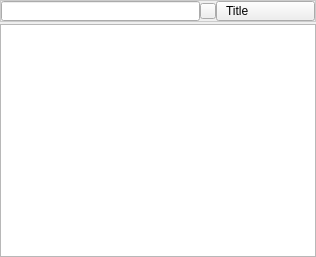
<?xml version="1.0" encoding="UTF-8"?>
<ui version="4.0">
 <class>GroupTreeWidget</class>
 <widget class="QWidget" name="GroupTreeWidget">
  <property name="geometry">
   <rect>
    <x>0</x>
    <y>0</y>
    <width>316</width>
    <height>257</height>
   </rect>
  </property>
  <property name="styleSheet">
   <string notr="true">QComboBox QAbstractItemView { 
background-color:white;
}

QComboBox::down-arrow {
image: url(:/images/combobox_arrow.png);
}

QComboBox:drop-down
{
subcontrol-origin: padding;
subcontrol-position: top right;
border-left-style: none; 
border-top-right-radius: 1px;
border-bottom-right-radius: 1px;
}

QComboBox { 
border-image: url(:/images/btn_26.png) 4;
border-width: 4;
padding: 0px 6px;
font-size: 12px;
}

QComboBox:hover { 
border-image: url(:/images/btn_26_hover.png) 4;
}

QComboBox::disabled {
color:gray;
}</string>
  </property>
  <layout class="QVBoxLayout" name="verticalLayout_2">
   <property name="spacing">
    <number>2</number>
   </property>
   <property name="margin">
    <number>0</number>
   </property>
   <item>
    <layout class="QHBoxLayout" name="horizontalLayout">
     <property name="spacing">
      <number>0</number>
     </property>
     <item>
      <widget class="QFrame" name="searchlineframe">
       <property name="minimumSize">
        <size>
         <width>0</width>
         <height>22</height>
        </size>
       </property>
       <property name="maximumSize">
        <size>
         <width>16777215</width>
         <height>22</height>
        </size>
       </property>
       <property name="styleSheet">
        <string notr="true">QFrame#searchlineframe{
background-color: qlineargradient(x1:0, y1:0, x2:0, y2:1,
                                       stop:0 #FEFEFE, stop:1 #E8E8E8);

border: 1px solid #CCCCCC;}
</string>
       </property>
       <property name="frameShape">
        <enum>QFrame::StyledPanel</enum>
       </property>
       <property name="frameShadow">
        <enum>QFrame::Raised</enum>
       </property>
       <layout class="QGridLayout" name="gridLayout_6">
        <property name="horizontalSpacing">
         <number>0</number>
        </property>
        <property name="verticalSpacing">
         <number>1</number>
        </property>
        <property name="margin">
         <number>0</number>
        </property>
        <item row="0" column="0">
         <widget class="QLineEdit" name="filterText">
          <property name="sizePolicy">
           <sizepolicy hsizetype="Expanding" vsizetype="Fixed">
            <horstretch>3</horstretch>
            <verstretch>0</verstretch>
           </sizepolicy>
          </property>
          <property name="minimumSize">
           <size>
            <width>0</width>
            <height>16</height>
           </size>
          </property>
          <property name="maximumSize">
           <size>
            <width>1677777</width>
            <height>16777215</height>
           </size>
          </property>
          <property name="toolTip">
           <string>Enter a Keyword here</string>
          </property>
          <property name="styleSheet">
           <string notr="true">QLineEdit#searchLine{
border: none;}
</string>
          </property>
         </widget>
        </item>
        <item row="0" column="3">
         <widget class="QComboBox" name="filterCombo">
          <item>
           <property name="text">
            <string>Title</string>
           </property>
          </item>
          <item>
           <property name="text">
            <string>Description</string>
           </property>
          </item>
         </widget>
        </item>
        <item row="0" column="1">
         <widget class="QPushButton" name="clearFilter">
          <property name="minimumSize">
           <size>
            <width>16</width>
            <height>16</height>
           </size>
          </property>
          <property name="maximumSize">
           <size>
            <width>16</width>
            <height>16</height>
           </size>
          </property>
          <property name="toolTip">
           <string>Reset</string>
          </property>
          <property name="styleSheet">
           <string notr="true">QPushButton
{
 border-image: url(:/images/closenormal.png) 
}
                                
QPushButton:hover 
{
border-image: url(:/images/closehover.png) 
}
                                
QPushButton:pressed  {
border-image: url(:/images/closepressed.png) 
}</string>
          </property>
          <property name="text">
           <string/>
          </property>
         </widget>
        </item>
       </layout>
      </widget>
     </item>
    </layout>
   </item>
   <item>
    <widget class="QTreeWidget" name="treeWidget">
     <property name="enabled">
      <bool>true</bool>
     </property>
     <property name="sizePolicy">
      <sizepolicy hsizetype="Preferred" vsizetype="Expanding">
       <horstretch>0</horstretch>
       <verstretch>0</verstretch>
      </sizepolicy>
     </property>
     <property name="font">
      <font>
       <pointsize>9</pointsize>
      </font>
     </property>
     <property name="contextMenuPolicy">
      <enum>Qt::CustomContextMenu</enum>
     </property>
     <property name="editTriggers">
      <set>QAbstractItemView::NoEditTriggers</set>
     </property>
     <property name="iconSize">
      <size>
       <width>19</width>
       <height>19</height>
      </size>
     </property>
     <attribute name="headerVisible">
      <bool>false</bool>
     </attribute>
     <attribute name="headerStretchLastSection">
      <bool>false</bool>
     </attribute>
     <attribute name="headerVisible">
      <bool>false</bool>
     </attribute>
     <attribute name="headerStretchLastSection">
      <bool>false</bool>
     </attribute>
     <column>
      <property name="text">
       <string notr="true">1</string>
      </property>
     </column>
    </widget>
   </item>
  </layout>
 </widget>
 <resources/>
 <connections/>
</ui>
